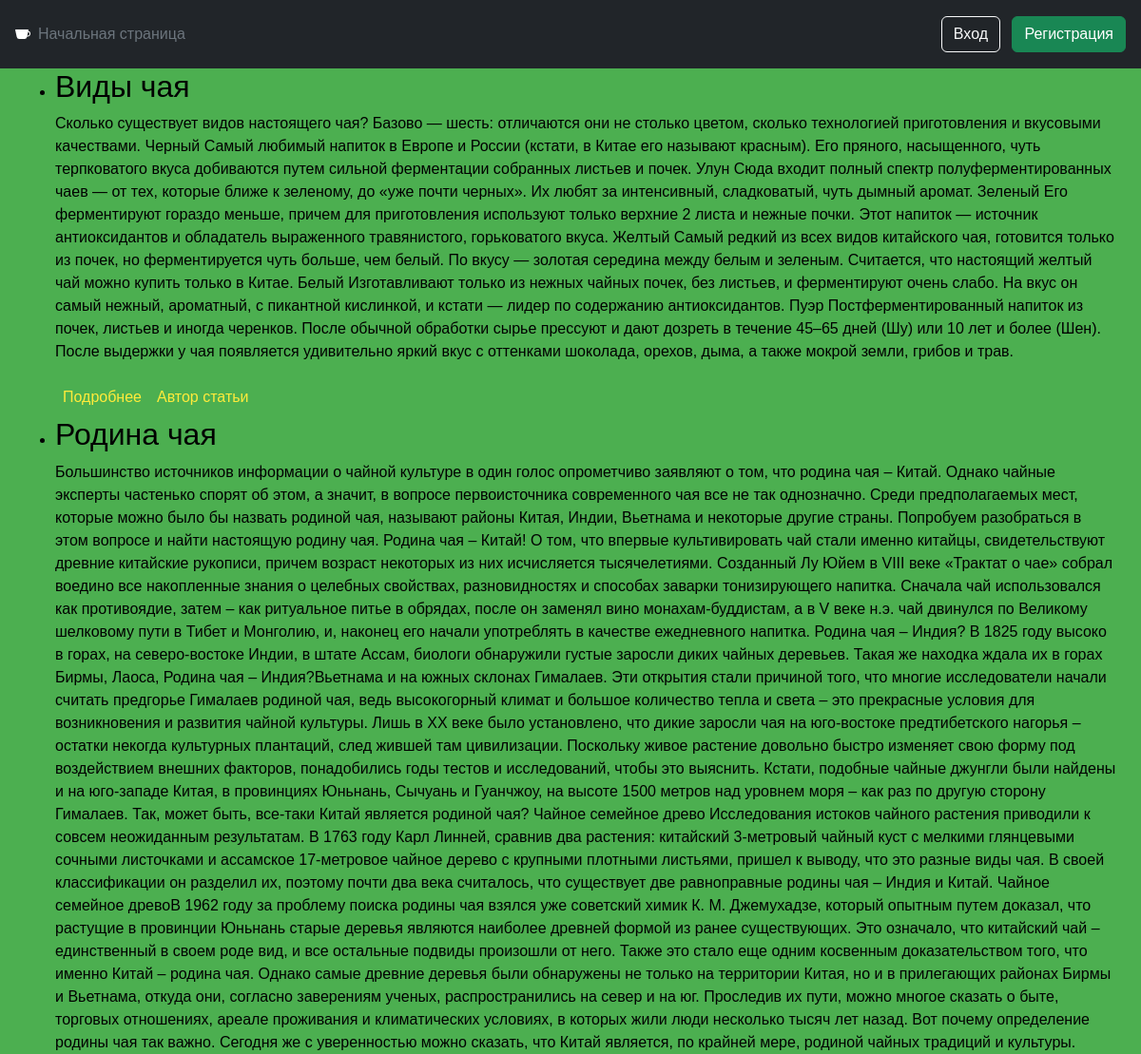
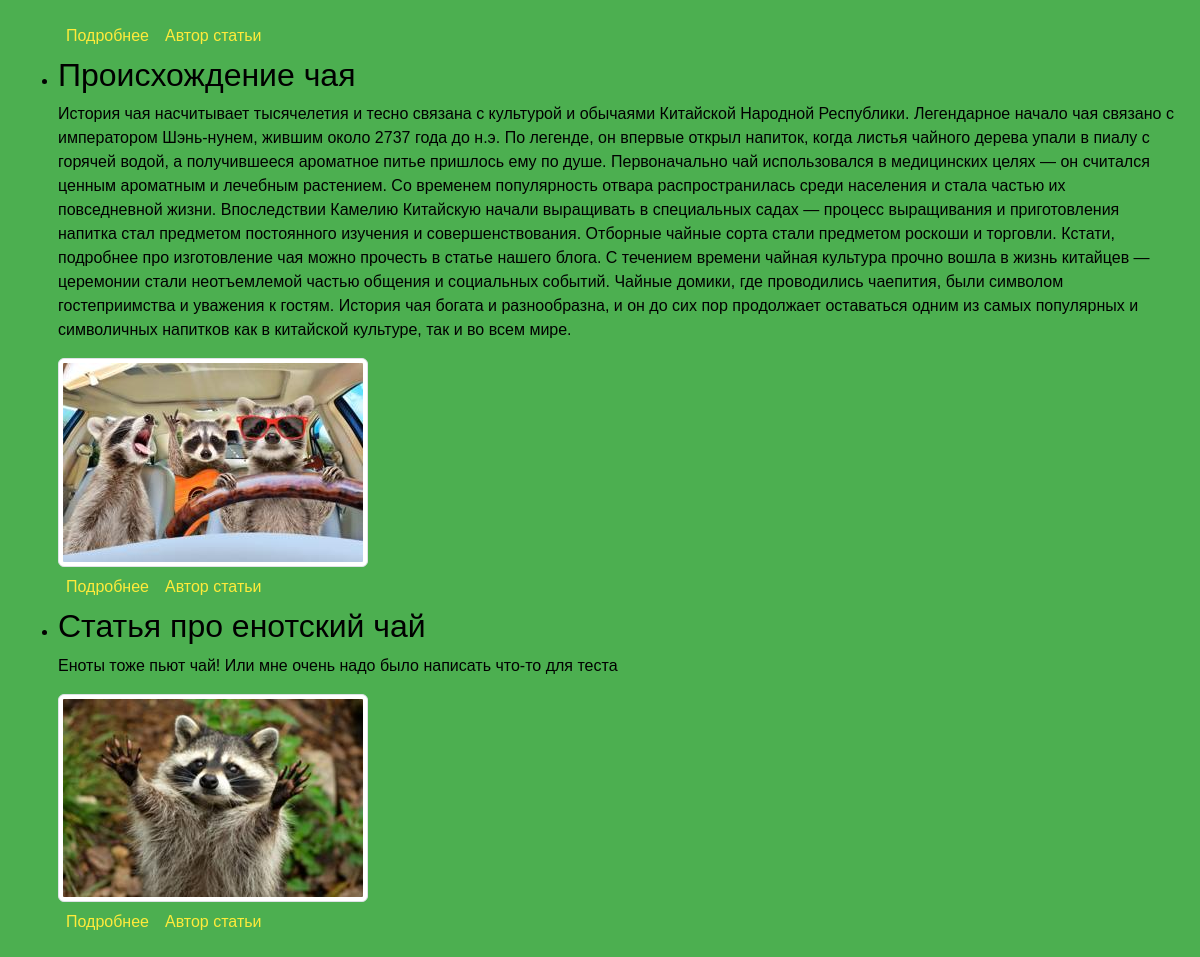
The page / on the database its author committed (2 pictures, top to bottom).
### mem/models.py (models this page shows, shortened)
class Article(models.Model):
    title = models.CharField(max_length=200, verbose_name="Заголовок")
    content = models.TextField(verbose_name="Содержание", null=False)
    image = models.ImageField(
        upload_to="home_images/",
        null=True,
        blank=True,
        verbose_name="Картинка",
    )
    author = models.ForeignKey(
        get_user_model(), null=True, on_delete=models.SET_NULL
    )
    class Meta:
        verbose_name = "Статья"
        verbose_name_plural = "Статьи"

### mem/views.py (the view)
# urls.py: path("", IndexView.as_view(), name="index"),
class IndexView(TemplateView):
    template_name = "mem/index.html"
    def get(self, request, *args, **kwargs):
        posts = models.Article.objects.all()
        context = self.get_context_data()
        context.update(posts=posts, **kwargs)
        return self.render_to_response(context)

### templates/mem/index.html (shortened to what this page needs)
{% include 'base.html' %}
{% load static %}
<body>
{% block content %}
    <ul>
        {% for post in posts %}
            <div class="container">
                <li>
                    <h2>{{ post.title }}</h2>
                    <p>{{ post.content }}</p>
                    {% if post.image %}
                        <div class="col-md-4 px-0">
                            <img src="{{ post.image.url }}" class="img-thumbnail mw-30">
                        </div>
                    {% endif %}
                    <div class="d-flex align-items-center justify-content-left">
                        <p class="m-2"><a href="{% url 'mem:detail' post.id %}">Подробнее</a></p>
                        <p class="m-2"><a href="{% url 'user:detail' post.author.id %}">Автор статьи</a></p>
                    </div>
                </li>
            </div>
        {% endfor %}
    </ul>
{% endblock %}
</body>

### static/css/styles.css (style rules this page uses)
body { background-color: #4CAF50; color: black; font-family: Arial, sans-serif; }
h1, h2, h3, h4, h5, h6 { color: black; }
a { color: #ffeb3b; text-decoration: none; }

### rows shown on the page
Article: title "Виды чая", content "Сколько существует видов настоящего чая? Базово — шесть: отличаются они не столько цветом, сколько технологией приготовления и вкусовыми качествами. Черный Самый любимый напиток в Европе и России (кстати, в Китае его называют красным). Его пряного, насыщенного, чуть терпковатого вкуса добиваются путем сильной ферментации собранных листьев и почек. Улун Сюда входит полный спектр полуферментированных чаев — от тех, которые ближе к зеленому, до «уже почти черных». Их любят за интенсивный, сладковатый, чуть дымный аромат. Зеленый Его ферментируют гораздо меньше, причем для приготовления используют только верхние 2 листа и нежные почки. Этот напиток — источник антиоксидантов и обладатель…"
Article: title "Родина чая", content "Большинство источников информации о чайной культуре в один голос опрометчиво заявляют о том, что родина чая – Китай. Однако чайные эксперты частенько спорят об этом, а значит, в вопросе первоисточника современного чая все не так однозначно. Среди предполагаемых мест, которые можно было бы назвать родиной чая, называют районы Китая, Индии, Вьетнама и некоторые другие страны. Попробуем разобраться в этом вопросе и найти настоящую родину чая. Родина чая – Китай! О том, что впервые культивировать чай стали именно китайцы, свидетельствуют древние китайские рукописи, причем возраст некоторых из них исчисляется тысячелетиями. Созданный Лу Юйем в VIII веке «Трактат о чае» собрал воедино все…"
Article: title "Происхождение чая", content "История чая насчитывает тысячелетия и тесно связана с культурой и обычаями Китайской Народной Республики. Легендарное начало чая связано с императором Шэнь-нунем, жившим около 2737 года до н.э. По легенде, он впервые открыл напиток, когда листья чайного дерева упали в пиалу с горячей водой, а получившееся ароматное питье пришлось ему по душе. Первоначально чай использовался в медицинских целях — он считался ценным ароматным и лечебным растением. Со временем популярность отвара распространилась среди населения и стала частью их повседневной жизни. Впоследствии Камелию Китайскую начали выращивать в специальных садах — процесс выращивания и приготовления напитка стал предметом постоянного…", image (picture)
Article: title "Статья про енотский чай", content "Еноты тоже пьют чай! Или мне очень надо было написать что-то для теста", image (picture)
